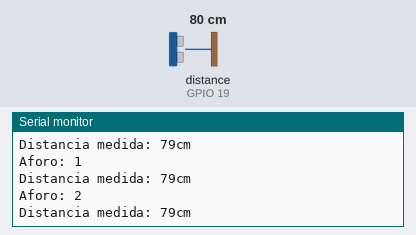
Bench run of a program on a simulated ESP32. Parts: the last lines printed to the serial monitor. Wiring (inferred from the names in the program): ultrasonic range finder: trigger GPIO 18; echo GPIO 19. Inputs (shaded band) come from the test bench; at power-on: distance to the obstacle (sensor on GPIO 19) 80 cm. The echo pulse lasts 58.3 µs per cm.

Above: at 1.3 s.
1.4 s: distance to the obstacle (sensor on GPIO 19) set to 2 cm
At 1.9 s:
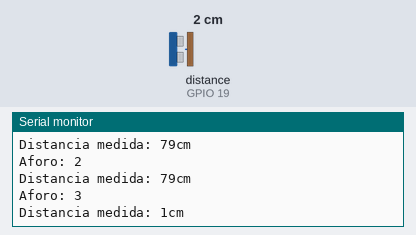
2.9 s: distance to the obstacle (sensor on GPIO 19) set to 4 cm
At 3.4 s:
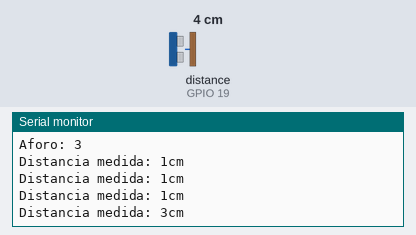
Timing chart, 0 to 5.9 s (numbered marks = the images above; inputs shaded):
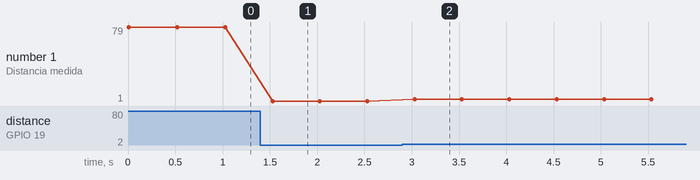

The program:

main.cpp
```cpp
#include <Arduino.h>
#include <Ultrasonic.h>

int aforo = 0; // Variable para almacenar el aforo
long eco_time; // Variable para almacenar el tiempo de eco del sensor ultrasónico
long distance; // Variable para almacenar la distancia medida
long initialDistance = 0; // Variable para almacenar la distancia inicial

// Configuraciones HC-SR04
int Echo = 19; // Pin del sensor ultrasónico para recibir el eco
int Trigger = 18; // Pin del sensor ultrasónico para enviar la señal de disparo

void setup() {
  Serial.begin(9600); // Iniciar la comunicación serial a 9600 baudios
  pinMode(Trigger, OUTPUT); // Establecer el pin del Trigger como salida
  pinMode(Echo, INPUT); // Establecer el pin del Echo como entrada
  Serial.print("Iniciando la medición de distancia con sensor HC-SR04");
  Serial.println("");
}

void loop() {
  digitalWrite(Trigger, HIGH); // Enviar un pulso de disparo al sensor ultrasónico
  delayMicroseconds(10);
  digitalWrite(Trigger, LOW);

  eco_time = pulseIn(Echo, HIGH); // Obtener el tiempo de eco del sensor ultrasónico

  distance = eco_time / 59; // Calcular la distancia en centímetros

  Serial.print("Distancia medida: ");
  Serial.print(distance);
  Serial.println("cm");
  delay(500);

  // Condición de aforo
  if (distance >= 10 && distance <= 80) {
    aforo++; // Incrementar el aforo
    Serial.print("Aforo: ");
    Serial.println(aforo);
  }
}
```

Measured:
- after the input at 1.4 s, the serial monitor: prints a new line after 0.13 s (image 1)
- after the input at 2.9 s, the serial monitor: prints a new line after 0.13 s (image 2)
